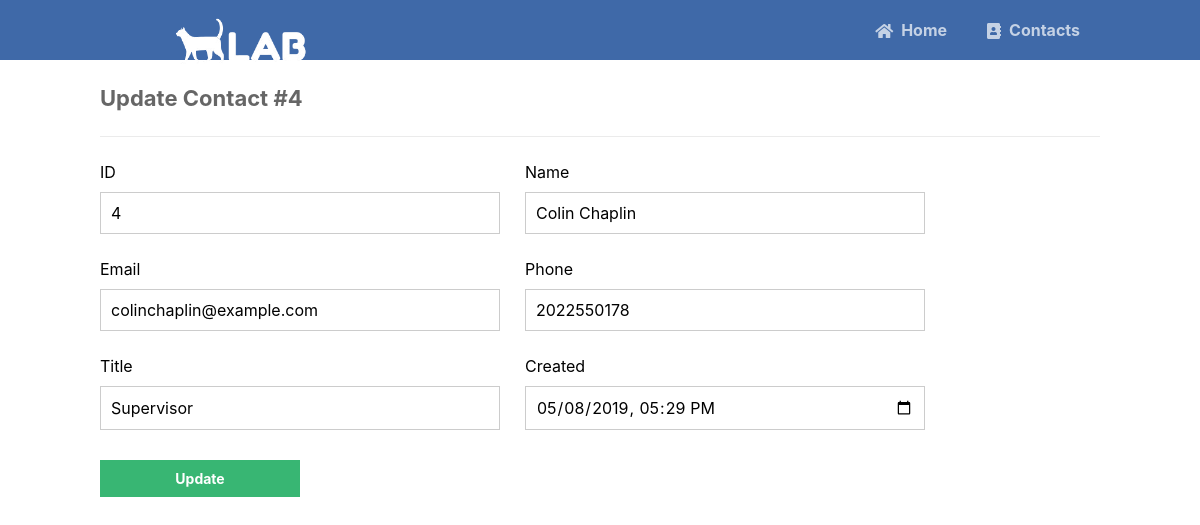
Page /update.php?id=4 on the committed database.
### tables this page shows
CREATE TABLE IF NOT EXISTS contacts (
    id SERIAL PRIMARY KEY,
    name VARCHAR(255) NOT NULL,
    email VARCHAR(255) NOT NULL,
    phone VARCHAR(255) NOT NULL,
    title VARCHAR(255) NOT NULL,
    created TIMESTAMP NOT NULL DEFAULT CURRENT_TIMESTAMP
);

### update.php (the view, shortened to what this page needs)
<?php
include 'functions.php';
$pdo = pdo_connect_mysql();
if (isset($_GET['id'])) {
    $stmt = $pdo->prepare('SELECT * FROM contacts WHERE id = ?');
    $stmt->execute([$_GET['id']]);
    $contact = $stmt->fetch(PDO::FETCH_ASSOC);
} else {
    exit('No ID specified!');
}
?>
<?=template_header('Read')?>
<div class="content update">
	<h2>Update Contact #<?=$contact['id']?></h2>
    <form action="update.php?id=<?=$contact['id']?>" method="post">
        <label for="id">ID</label>
        <label for="name">Name</label>
        <input type="text" name="id" placeholder="1" value="<?=$contact['id']?>" id="id">
        <input type="text" name="name" placeholder="John Doe" value="<?=$contact['name']?>" id="name">
        <label for="email">Email</label>
        <label for="phone">Phone</label>
        <input type="text" name="email" placeholder="johndoe@example.com" value="<?=$contact['email']?>" id="email">
        <input type="text" name="phone" placeholder="2025550143" value="<?=$contact['phone']?>" id="phone">
        <label for="title">Title</label>
        <label for="created">Created</label>
        <input type="text" name="title" placeholder="Employee" value="<?=$contact['title']?>" id="title">
        <input type="datetime-local" name="created" value="<?=date('Y-m-d\TH:i', strtotime($contact['created']))?>" id="created">
        <input type="submit" value="Update">
    </form>
</div>
<?=template_footer()?>

### style.css (style rules this page uses)
* { box-sizing: border-box; font-family: -apple-system, BlinkMacSystemFont, "segoe ui", roboto, oxygen, ubuntu, cantarell, "fira sans", "droid sans", "helvetica neue", Arial, sans-serif; font-size: 16px; -webkit-font-smoothing: antialiased; -moz-osx-font-smoothing: grayscale; }
body { background-color: #FFFFFF; margin: 0; }
.content { width: 1000px; margin: 0 auto; }
.content h2 { margin: 0; padding: 25px 0; font-size: 22px; border-bottom: 1px solid #ebebeb; color: #666666; }
.update form { padding: 15px 0; display: flex; flex-flow: wrap; }
.update form label { display: inline-flex; width: 400px; padding: 10px 0; margin-right: 25px; }
.update form input { padding: 10px; width: 400px; margin-right: 25px; margin-bottom: 15px; border: 1px solid #cccccc; }
.update form input[type="submit"] { display: block; background-color: #38b673; border: 0; font-weight: bold; font-size: 14px; color: #FFFFFF; cursor: pointer; width: 200px; margin-top: 15px; }

### rows in the picture
contacts: id "4", name "Colin Chaplin", email "colinchaplin@example.com", phone "2022550178", title "Supervisor", created "05/08/2019 17:29"
